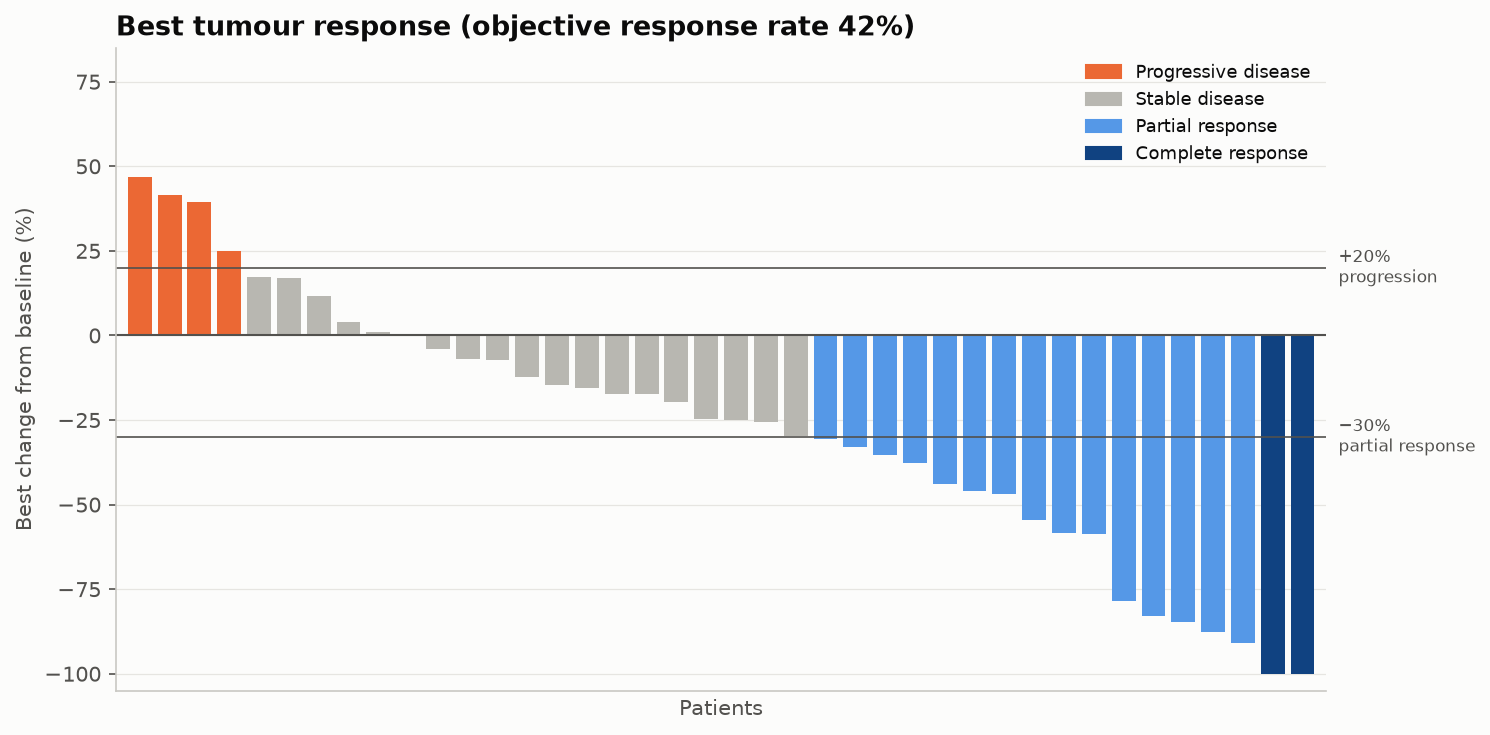

Reproduce this figure in Python.
"""
Tumour Response Waterfall Plot  -  family: Scientific & clinical

DESIGN PURPOSE
One vertical bar per patient shows the best percentage change in tumour size
from baseline, sorted from worst to best. Response categories (RECIST) can be
read straight off the threshold lines.

WHEN TO USE
  - Show tumour shrinkage in single-arm or early-phase oncology trials
  - Show any per-subject percent change where thresholds define categories

AVOID WHEN
  - Time course or durability matters (pair it with a swimmer or spider plot)
  - Comparing arms of very different sizes in one panel (use one panel per
    arm)

ALTERNATIVES
  - Spider plot (change over time per patient)
  - Swimmer plot
  - Diverging bar chart

EXAMPLE
Best % change in the sum of target-lesion diameters for 40 synthetic patients.

Run:  python tumor_response_waterfall.py
"""
import sys
from pathlib import Path

import numpy as np
import pandas as pd
import matplotlib.pyplot as plt

# Library style: categorical colors in fixed order, recessive axes, hairline grid.
PALETTE = ["#2a78d6", "#eb6834", "#1baf7a", "#eda100",
           "#e87ba4", "#008300", "#6250d6", "#e34948"]
SEQ_CMAP = "Blues"      # sequential: one hue, light -> dark
DIV_CMAP = "RdBu_r"     # diverging: two opposite hues, neutral midpoint
GRAY = "#b8b7b1"        # de-emphasised marks
plt.rcParams.update({
    "figure.figsize": (8, 4.8), "figure.dpi": 110, "figure.facecolor": "#fcfcfb",
    "axes.facecolor": "#fcfcfb", "axes.edgecolor": "#c9c8c3", "axes.linewidth": 0.8,
    "axes.spines.top": False, "axes.spines.right": False,
    "axes.grid": True, "grid.color": "#e6e5e1", "grid.linewidth": 0.6, "axes.axisbelow": True,
    "axes.prop_cycle": plt.cycler(color=PALETTE),
    "axes.titlesize": 13, "axes.titleweight": "bold", "axes.titlelocation": "left",
    "axes.labelcolor": "#52514e", "xtick.color": "#52514e", "ytick.color": "#52514e",
    "text.color": "#0b0b0b", "font.size": 10, "lines.linewidth": 2,
    "legend.frameon": False,
})

# --- Example data ------------------------------------------------------------
rng = np.random.default_rng(17)
change = np.clip(rng.normal(-18, 32, 40), -100, 75).round(1)
change[rng.choice(40, 2, replace=False)] = -100
bor = np.select([change <= -100, change <= -30, change >= 20],
                ["Complete response", "Partial response", "Progressive disease"], "Stable disease")
df = pd.DataFrame({"patient": range(1, 41), "best_change": change, "response": bor})
df = df.sort_values("best_change", ascending=False).reset_index(drop=True)
df.response.value_counts()

# --- Plot --------------------------------------------------------------------
colors = {"Progressive disease": PALETTE[1], "Stable disease": GRAY,
          "Partial response": "#5598e7", "Complete response": "#104281"}
fig, ax = plt.subplots(figsize=(10, 5))
ax.bar(df.index, df.best_change, color=df.response.map(colors), width=0.8)
for v, lab in [(20, "+20%\nprogression"), (-30, "−30%\npartial response")]:
    ax.axhline(v, color="#52514e", linewidth=0.8)
    ax.text(1.01, v, lab, transform=ax.get_yaxis_transform(), va="center", fontsize=8, color="#52514e")
ax.axhline(0, color="#52514e", linewidth=1)
ax.set_xticks([]); ax.set_xlim(-0.8, len(df) - 0.2)
ax.grid(axis="x", visible=False)
ax.set_ylim(-105, 85)
ax.set_ylabel("Best change from baseline (%)"); ax.set_xlabel("Patients")
orr = df.response.isin(["Complete response", "Partial response"]).mean()
ax.set_title(f"Best tumour response (objective response rate {orr:.0%})")
from matplotlib.patches import Patch
ax.legend(handles=[Patch(color=c, label=k) for k, c in colors.items()], loc="upper right", fontsize=8.5)
fig.tight_layout()

# --- Save / show -------------------------------------------------------------
out = Path(__file__).with_name(Path(__file__).stem + ".png")
fig.savefig(out, dpi=150, bbox_inches="tight")
print(f"saved {out}")
if "--no-show" not in sys.argv:
    plt.show()
